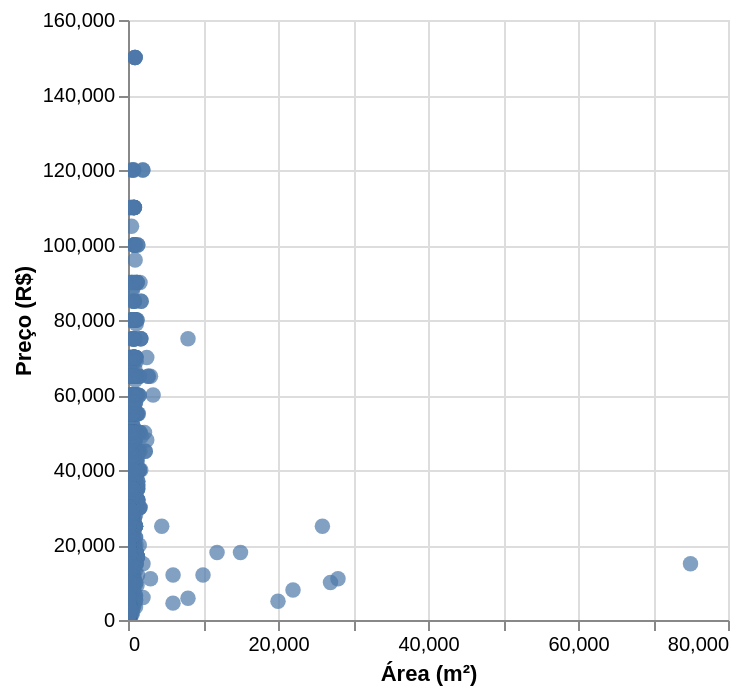

Here is the notebook cell this chart was saved with:
### Code cell
import pandas as pd
import sqlalchemy
import os 
engine = sqlalchemy.create_engine("postgresql+psycopg2://postgres:postgres@localhost:5432/scraping")

query = """
SELECT preco, area, bairro
FROM dados_imoveis_raw
WHERE rental_period = 'mensal'
AND preco IS NOT NULL
AND area IS NOT NULL
"""


os.environ['USERNAME_PSQL'] = 'postgres'
os.environ['PASSWORD_PSQL'] = 'postgres'

df = pd.read_sql(query, engine)

import altair as alt
alt.data_transformers.enable("vegafusion")

chart = alt.Chart(df).mark_circle(size=60).encode(
    x=alt.X('area:Q', title='Área (m²)'),
    y=alt.Y('preco:Q', title='Preço (R$)'),
    tooltip=['preco', 'area', 'bairro']
).interactive()

chart

### Figure 1 — Vega specification as saved in the notebook (floating-point values rounded to 4 significant figures; data arrays with more than 128 entries replaced by an {"elided": "..."} marker saying what was removed)
{"$schema": "https://vega.github.io/schema/vega/v6.json", "data": [{"name": "param_1e9efca18e7a2868_store"}, {"name": "source_0", "values": {"elided": "9471 records"}}, {"name": "source_0_x_domain_area", "values": [{"min": 10.0, "max": 75000.0}]}, {"name": "source_0_y_domain_preco", "values": [{"min": 250.0, "max": 150000.0}]}], "signals": [{"name": "unit", "value": {}, "on": [{"events": "pointermove", "update": "isTuple(group()) ? group() : unit"}]}, {"name": "param_1e9efca18e7a2868", "update": "vlSelectionResolve(\"param_1e9efca18e7a2868_store\", \"union\")"}, {"name": "param_1e9efca18e7a2868_area", "on": [{"events": [{"source": "view", "type": "dblclick"}], "update": "null"}, {"events": {"signal": "param_1e9efca18e7a2868_translate_delta"}, "update": "panLinear(param_1e9efca18e7a2868_translate_anchor.extent_x, -param_1e9efca18e7a2868_translate_delta.x / width)"}, {"events": {"signal": "param_1e9efca18e7a2868_zoom_delta"}, "update": "zoomLinear(domain(\"x\"), param_1e9efca18e7a2868_zoom_anchor.x, param_1e9efca18e7a2868_zoom_delta)"}]}, {"name": "param_1e9efca18e7a2868_preco", "on": [{"events": [{"source": "view", "type": "dblclick"}], "update": "null"}, {"events": {"signal": "param_1e9efca18e7a2868_translate_delta"}, "update": "panLinear(param_1e9efca18e7a2868_translate_anchor.extent_y, param_1e9efca18e7a2868_translate_delta.y / height)"}, {"events": {"signal": "param_1e9efca18e7a2868_zoom_delta"}, "update": "zoomLinear(domain(\"y\"), param_1e9efca18e7a2868_zoom_anchor.y, param_1e9efca18e7a2868_zoom_delta)"}]}, {"name": "param_1e9efca18e7a2868_tuple", "on": [{"events": [{"signal": "param_1e9efca18e7a2868_area || param_1e9efca18e7a2868_preco"}], "update": "param_1e9efca18e7a2868_area && param_1e9efca18e7a2868_preco ? {unit: \"\", fields: param_1e9efca18e7a2868_tuple_fields, values: [param_1e9efca18e7a2868_area,param_1e9efca18e7a2868_preco]} : null"}]}, {"name": "param_1e9efca18e7a2868_tuple_fields", "value": [{"field": "area", "channel": "x", "type": "R"}, {"field": "preco", "channel": "y", "type": "R"}]}, {"name": "param_1e9efca18e7a2868_translate_anchor", "value": {}, "on": [{"events": [{"source": "scope", "type": "pointerdown"}], "update": "{x: x(unit), y: y(unit), extent_x: domain(\"x\"), extent_y: domain(\"y\")}"}]}, {"name": "param_1e9efca18e7a2868_translate_delta", "value": {}, "on": [{"events": [{"source": "window", "between": [{"source": "scope", "type": "pointerdown"}, {"source": "window", "type": "pointerup"}], "type": "pointermove", "consume": true}], "update": "{x: param_1e9efca18e7a2868_translate_anchor.x - x(unit), y: param_1e9efca18e7a2868_translate_anchor.y - y(unit)}"}]}, {"name": "param_1e9efca18e7a2868_zoom_anchor", "on": [{"events": [{"source": "scope", "type": "wheel", "consume": true}], "update": "{x: invert(\"x\", x(unit)), y: invert(\"y\", y(unit))}"}]}, {"name": "param_1e9efca18e7a2868_zoom_delta", "on": [{"events": [{"source": "scope", "consume": true, "type": "wheel"}], "update": "pow(1.001, event.deltaY * pow(16, event.deltaMode))", "force": true}]}, {"name": "param_1e9efca18e7a2868_modify", "on": [{"events": {"signal": "param_1e9efca18e7a2868_tuple"}, "update": "modify(\"param_1e9efca18e7a2868_store\", param_1e9efca18e7a2868_tuple, true)"}]}], "marks": [{"type": "symbol", "name": "marks", "from": {"data": "source_0"}, "encode": {"update": {"fill": {"value": "#4c78a8"}, "opacity": {"value": 0.7}, "y": {"field": "preco", "scale": "y"}, "x": {"field": "area", "scale": "x"}, "tooltip": {"signal": "{\"preco\": format(datum[\"preco\"], \"\"), \"area\": format(datum[\"area\"], \"\"), \"bairro\": isValid(datum[\"bairro\"]) ? datum[\"bairro\"] : \"\"+datum[\"bairro\"]}"}, "size": {"value": 60}, "shape": {"value": "circle"}}}, "style": ["circle"], "interactive": true, "clip": true}], "scales": [{"name": "x", "type": "linear", "domain": [{"signal": "(data(\"source_0_x_domain_area\")[0] || {}).min"}, {"signal": "(data(\"source_0_x_domain_area\")[0] || {}).max"}], "range": [0, {"signal": "width"}], "nice": true, "zero": true, "domainRaw": {"signal": "param_1e9efca18e7a2868[\"area\"]"}}, {"name": "y", "type": "linear", "domain": [{"signal": "(data(\"source_0_y_domain_preco\")[0] || {}).min"}, {"signal": "(data(\"source_0_y_domain_preco\")[0] || {}).max"}], "range": [{"signal": "height"}, 0], "nice": true, "domainRaw": {"signal": "param_1e9efca18e7a2868[\"preco\"]"}, "zero": true}], "axes": [{"scale": "x", "domain": false, "aria": false, "zindex": 0, "grid": true, "orient": "bottom", "tickCount": {"signal": "ceil(width/40)"}, "labels": false, "gridScale": "y", "minExtent": 0, "maxExtent": 0, "ticks": false}, {"scale": "y", "ticks": false, "labels": false, "maxExtent": 0, "orient": "left", "gridScale": "x", "grid": true, "zindex": 0, "minExtent": 0, "tickCount": {"signal": "ceil(height/40)"}, "aria": false, "domain": false}, {"scale": "x", "orient": "bottom", "labelOverlap": true, "grid": false, "tickCount": {"signal": "ceil(width/40)"}, "title": "Área (m²)", "labelFlush": true, "zindex": 0}, {"scale": "y", "orient": "left", "grid": false, "title": "Preço (R$)", "tickCount": {"signal": "ceil(height/40)"}, "zindex": 0, "labelOverlap": true}], "style": "cell", "height": 300, "padding": 5, "background": "white", "width": 300}
